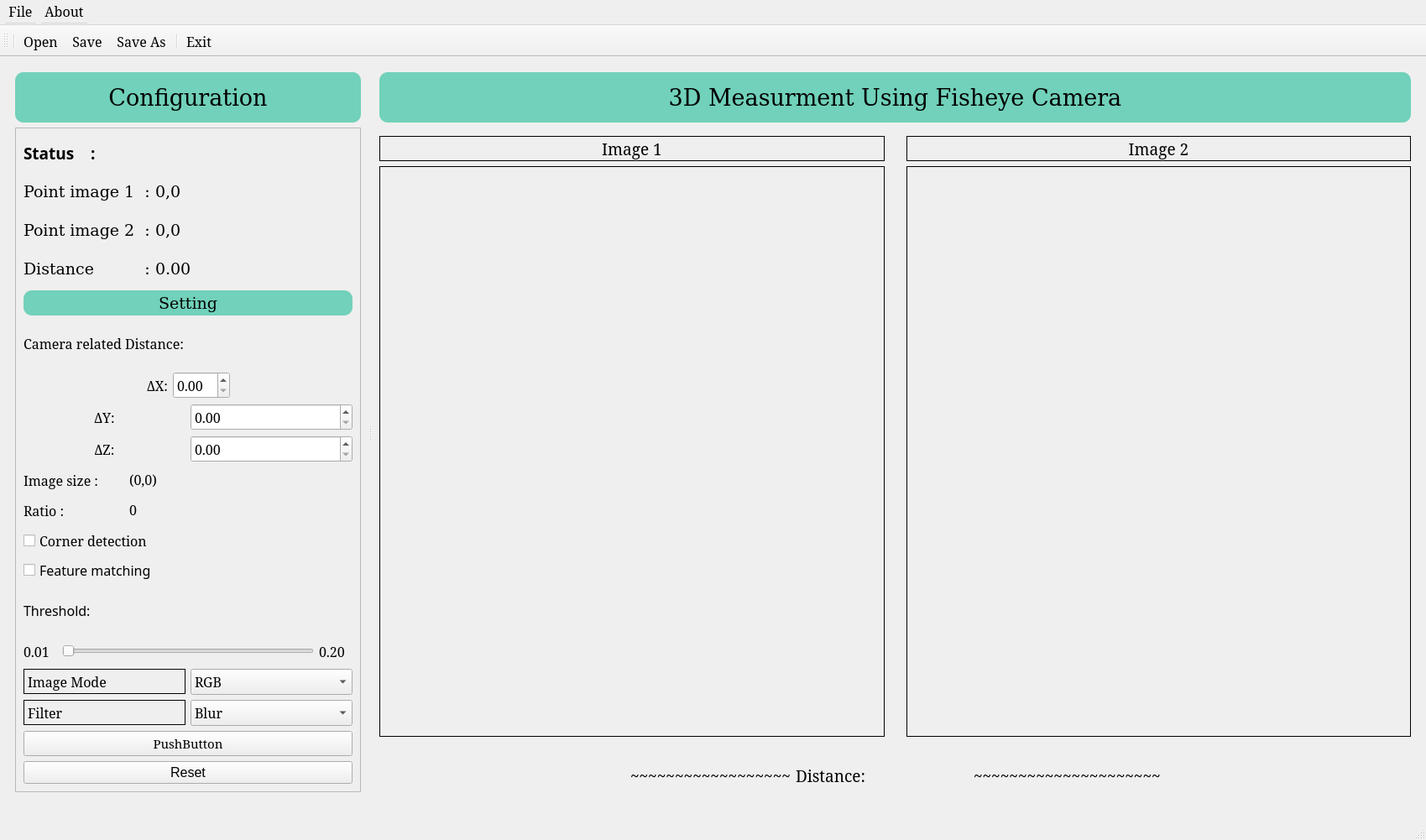
<?xml version="1.0" encoding="UTF-8"?>
<ui version="4.0">
 <class>MainWindow</class>
 <widget class="QMainWindow" name="MainWindow">
  <property name="geometry">
   <rect>
    <x>0</x>
    <y>0</y>
    <width>1699</width>
    <height>1001</height>
   </rect>
  </property>
  <property name="minimumSize">
   <size>
    <width>1600</width>
    <height>900</height>
   </size>
  </property>
  <property name="font">
   <font>
    <family>Serif</family>
    <pointsize>12</pointsize>
   </font>
  </property>
  <property name="windowTitle">
   <string>MainWindow</string>
  </property>
  <widget class="QWidget" name="centralwidget">
   <layout class="QVBoxLayout" name="verticalLayout_8">
    <item>
     <widget class="QSplitter" name="splitter">
      <property name="orientation">
       <enum>Qt::Horizontal</enum>
      </property>
      <widget class="QScrollArea" name="scrollArea">
       <property name="sizePolicy">
        <sizepolicy hsizetype="Preferred" vsizetype="Expanding">
         <horstretch>0</horstretch>
         <verstretch>0</verstretch>
        </sizepolicy>
       </property>
       <property name="minimumSize">
        <size>
         <width>420</width>
         <height>0</height>
        </size>
       </property>
       <property name="maximumSize">
        <size>
         <width>430</width>
         <height>16777215</height>
        </size>
       </property>
       <property name="frameShape">
        <enum>QFrame::NoFrame</enum>
       </property>
       <property name="verticalScrollBarPolicy">
        <enum>Qt::ScrollBarAsNeeded</enum>
       </property>
       <property name="widgetResizable">
        <bool>true</bool>
       </property>
       <widget class="QWidget" name="scrollAreaWidgetContents">
        <property name="geometry">
         <rect>
          <x>0</x>
          <y>0</y>
          <width>420</width>
          <height>879</height>
         </rect>
        </property>
        <layout class="QVBoxLayout" name="verticalLayout_2">
         <item>
          <widget class="QLabel" name="label_2">
           <property name="sizePolicy">
            <sizepolicy hsizetype="Preferred" vsizetype="Fixed">
             <horstretch>0</horstretch>
             <verstretch>0</verstretch>
            </sizepolicy>
           </property>
           <property name="minimumSize">
            <size>
             <width>0</width>
             <height>60</height>
            </size>
           </property>
           <property name="font">
            <font>
             <family>DejaVu Serif</family>
             <pointsize>20</pointsize>
            </font>
           </property>
           <property name="styleSheet">
            <string notr="true">background-color: #71D1BA;   
border-radius: 10px;</string>
           </property>
           <property name="frameShape">
            <enum>QFrame::Box</enum>
           </property>
           <property name="text">
            <string>Configuration</string>
           </property>
           <property name="alignment">
            <set>Qt::AlignCenter</set>
           </property>
          </widget>
         </item>
         <item>
          <widget class="QFrame" name="frame">
           <property name="frameShape">
            <enum>QFrame::StyledPanel</enum>
           </property>
           <property name="frameShadow">
            <enum>QFrame::Plain</enum>
           </property>
           <layout class="QVBoxLayout" name="verticalLayout_4">
            <item>
             <layout class="QHBoxLayout" name="horizontalLayout">
              <item>
               <widget class="QLabel" name="label_6">
                <property name="sizePolicy">
                 <sizepolicy hsizetype="Fixed" vsizetype="Fixed">
                  <horstretch>0</horstretch>
                  <verstretch>0</verstretch>
                 </sizepolicy>
                </property>
                <property name="minimumSize">
                 <size>
                  <width>80</width>
                  <height>40</height>
                 </size>
                </property>
                <property name="font">
                 <font>
                  <family>Sans Serif</family>
                  <pointsize>14</pointsize>
                  <weight>75</weight>
                  <bold>true</bold>
                 </font>
                </property>
                <property name="text">
                 <string>Status    :</string>
                </property>
               </widget>
              </item>
              <item>
               <widget class="QLabel" name="status_label">
                <property name="sizePolicy">
                 <sizepolicy hsizetype="Preferred" vsizetype="Fixed">
                  <horstretch>0</horstretch>
                  <verstretch>0</verstretch>
                 </sizepolicy>
                </property>
                <property name="maximumSize">
                 <size>
                  <width>16777215</width>
                  <height>16777215</height>
                 </size>
                </property>
                <property name="font">
                 <font>
                  <family>Sans Serif</family>
                  <pointsize>14</pointsize>
                  <weight>75</weight>
                  <bold>true</bold>
                 </font>
                </property>
                <property name="text">
                 <string/>
                </property>
               </widget>
              </item>
             </layout>
            </item>
            <item>
             <layout class="QVBoxLayout" name="verticalLayout_11">
              <item>
               <layout class="QHBoxLayout" name="horizontalLayout_13">
                <item>
                 <widget class="QLabel" name="label_15">
                  <property name="sizePolicy">
                   <sizepolicy hsizetype="Fixed" vsizetype="Fixed">
                    <horstretch>0</horstretch>
                    <verstretch>0</verstretch>
                   </sizepolicy>
                  </property>
                  <property name="minimumSize">
                   <size>
                    <width>120</width>
                    <height>40</height>
                   </size>
                  </property>
                  <property name="font">
                   <font>
                    <family>DejaVu Serif</family>
                    <pointsize>14</pointsize>
                   </font>
                  </property>
                  <property name="text">
                   <string>Point image 1  :</string>
                  </property>
                 </widget>
                </item>
                <item>
                 <widget class="QLabel" name="label_20">
                  <property name="sizePolicy">
                   <sizepolicy hsizetype="Preferred" vsizetype="Fixed">
                    <horstretch>0</horstretch>
                    <verstretch>0</verstretch>
                   </sizepolicy>
                  </property>
                  <property name="minimumSize">
                   <size>
                    <width>0</width>
                    <height>40</height>
                   </size>
                  </property>
                  <property name="font">
                   <font>
                    <family>DejaVu Serif</family>
                    <pointsize>14</pointsize>
                   </font>
                  </property>
                  <property name="text">
                   <string>0,0</string>
                  </property>
                 </widget>
                </item>
               </layout>
              </item>
              <item>
               <layout class="QHBoxLayout" name="horizontalLayout_14">
                <item>
                 <widget class="QLabel" name="label_16">
                  <property name="sizePolicy">
                   <sizepolicy hsizetype="Fixed" vsizetype="Fixed">
                    <horstretch>0</horstretch>
                    <verstretch>0</verstretch>
                   </sizepolicy>
                  </property>
                  <property name="minimumSize">
                   <size>
                    <width>120</width>
                    <height>40</height>
                   </size>
                  </property>
                  <property name="font">
                   <font>
                    <family>DejaVu Serif</family>
                    <pointsize>14</pointsize>
                   </font>
                  </property>
                  <property name="text">
                   <string>Point image 2  :</string>
                  </property>
                 </widget>
                </item>
                <item>
                 <widget class="QLabel" name="label_21">
                  <property name="sizePolicy">
                   <sizepolicy hsizetype="Preferred" vsizetype="Fixed">
                    <horstretch>0</horstretch>
                    <verstretch>0</verstretch>
                   </sizepolicy>
                  </property>
                  <property name="minimumSize">
                   <size>
                    <width>0</width>
                    <height>40</height>
                   </size>
                  </property>
                  <property name="font">
                   <font>
                    <family>DejaVu Serif</family>
                    <pointsize>14</pointsize>
                   </font>
                  </property>
                  <property name="text">
                   <string>0,0</string>
                  </property>
                 </widget>
                </item>
               </layout>
              </item>
              <item>
               <layout class="QHBoxLayout" name="horizontalLayout_15">
                <item>
                 <widget class="QLabel" name="label_17">
                  <property name="sizePolicy">
                   <sizepolicy hsizetype="Fixed" vsizetype="Fixed">
                    <horstretch>0</horstretch>
                    <verstretch>0</verstretch>
                   </sizepolicy>
                  </property>
                  <property name="minimumSize">
                   <size>
                    <width>120</width>
                    <height>40</height>
                   </size>
                  </property>
                  <property name="font">
                   <font>
                    <family>DejaVu Serif</family>
                    <pointsize>14</pointsize>
                   </font>
                  </property>
                  <property name="text">
                   <string>Distance          :</string>
                  </property>
                 </widget>
                </item>
                <item>
                 <widget class="QLabel" name="label_22">
                  <property name="sizePolicy">
                   <sizepolicy hsizetype="Preferred" vsizetype="Fixed">
                    <horstretch>0</horstretch>
                    <verstretch>0</verstretch>
                   </sizepolicy>
                  </property>
                  <property name="minimumSize">
                   <size>
                    <width>0</width>
                    <height>40</height>
                   </size>
                  </property>
                  <property name="font">
                   <font>
                    <family>DejaVu Serif</family>
                    <pointsize>14</pointsize>
                   </font>
                  </property>
                  <property name="text">
                   <string>0.00</string>
                  </property>
                 </widget>
                </item>
               </layout>
              </item>
             </layout>
            </item>
            <item>
             <widget class="QLabel" name="label_10">
              <property name="sizePolicy">
               <sizepolicy hsizetype="Preferred" vsizetype="Fixed">
                <horstretch>0</horstretch>
                <verstretch>0</verstretch>
               </sizepolicy>
              </property>
              <property name="minimumSize">
               <size>
                <width>0</width>
                <height>30</height>
               </size>
              </property>
              <property name="font">
               <font>
                <family>DejaVu Serif</family>
                <pointsize>14</pointsize>
               </font>
              </property>
              <property name="styleSheet">
               <string notr="true">background-color: #71D1BA;   
border-radius: 10px;</string>
              </property>
              <property name="frameShape">
               <enum>QFrame::Box</enum>
              </property>
              <property name="text">
               <string>Setting</string>
              </property>
              <property name="alignment">
               <set>Qt::AlignCenter</set>
              </property>
             </widget>
            </item>
            <item>
             <widget class="QLabel" name="label_23">
              <property name="text">
               <string>Camera related Distance:</string>
              </property>
             </widget>
            </item>
            <item>
             <layout class="QHBoxLayout" name="horizontalLayout_4">
              <item>
               <spacer name="horizontalSpacer_4">
                <property name="orientation">
                 <enum>Qt::Horizontal</enum>
                </property>
                <property name="sizeHint" stdset="0">
                 <size>
                  <width>40</width>
                  <height>20</height>
                 </size>
                </property>
               </spacer>
              </item>
              <item>
               <widget class="QLabel" name="label_25">
                <property name="maximumSize">
                 <size>
                  <width>16777215</width>
                  <height>60</height>
                 </size>
                </property>
                <property name="text">
                 <string>ΔX:</string>
                </property>
                <property name="alignment">
                 <set>Qt::AlignCenter</set>
                </property>
               </widget>
              </item>
              <item>
               <widget class="QDoubleSpinBox" name="doubleSpinBox"/>
              </item>
              <item>
               <spacer name="horizontalSpacer_3">
                <property name="orientation">
                 <enum>Qt::Horizontal</enum>
                </property>
                <property name="sizeHint" stdset="0">
                 <size>
                  <width>40</width>
                  <height>20</height>
                 </size>
                </property>
               </spacer>
              </item>
             </layout>
            </item>
            <item>
             <layout class="QHBoxLayout" name="horizontalLayout_11">
              <item>
               <widget class="QLabel" name="label_29">
                <property name="maximumSize">
                 <size>
                  <width>16777215</width>
                  <height>60</height>
                 </size>
                </property>
                <property name="text">
                 <string>ΔY:</string>
                </property>
                <property name="alignment">
                 <set>Qt::AlignCenter</set>
                </property>
               </widget>
              </item>
              <item>
               <widget class="QDoubleSpinBox" name="doubleSpinBox_2"/>
              </item>
             </layout>
            </item>
            <item>
             <layout class="QHBoxLayout" name="horizontalLayout_12">
              <item>
               <widget class="QLabel" name="label_37">
                <property name="maximumSize">
                 <size>
                  <width>16777215</width>
                  <height>60</height>
                 </size>
                </property>
                <property name="text">
                 <string>ΔZ:</string>
                </property>
                <property name="alignment">
                 <set>Qt::AlignCenter</set>
                </property>
               </widget>
              </item>
              <item>
               <widget class="QDoubleSpinBox" name="doubleSpinBox_3"/>
              </item>
             </layout>
            </item>
            <item>
             <layout class="QHBoxLayout" name="horizontalLayout_23">
              <item>
               <widget class="QLabel" name="label_36">
                <property name="minimumSize">
                 <size>
                  <width>0</width>
                  <height>30</height>
                 </size>
                </property>
                <property name="maximumSize">
                 <size>
                  <width>120</width>
                  <height>16777215</height>
                 </size>
                </property>
                <property name="font">
                 <font>
                  <family>Serif</family>
                  <pointsize>12</pointsize>
                 </font>
                </property>
                <property name="text">
                 <string>Image size : </string>
                </property>
               </widget>
              </item>
              <item>
               <widget class="QLabel" name="Image_size">
                <property name="sizePolicy">
                 <sizepolicy hsizetype="Preferred" vsizetype="Fixed">
                  <horstretch>0</horstretch>
                  <verstretch>0</verstretch>
                 </sizepolicy>
                </property>
                <property name="font">
                 <font>
                  <family>Serif</family>
                  <pointsize>12</pointsize>
                 </font>
                </property>
                <property name="text">
                 <string>(0,0)</string>
                </property>
               </widget>
              </item>
             </layout>
            </item>
            <item>
             <layout class="QHBoxLayout" name="horizontalLayout_31">
              <item>
               <widget class="QLabel" name="label_51">
                <property name="minimumSize">
                 <size>
                  <width>0</width>
                  <height>30</height>
                 </size>
                </property>
                <property name="maximumSize">
                 <size>
                  <width>120</width>
                  <height>16777215</height>
                 </size>
                </property>
                <property name="font">
                 <font>
                  <family>Serif</family>
                  <pointsize>12</pointsize>
                 </font>
                </property>
                <property name="text">
                 <string>Ratio :</string>
                </property>
               </widget>
              </item>
              <item>
               <widget class="QLabel" name="ratio_image">
                <property name="sizePolicy">
                 <sizepolicy hsizetype="Preferred" vsizetype="Fixed">
                  <horstretch>0</horstretch>
                  <verstretch>0</verstretch>
                 </sizepolicy>
                </property>
                <property name="font">
                 <font>
                  <family>Serif</family>
                  <pointsize>12</pointsize>
                 </font>
                </property>
                <property name="text">
                 <string>0</string>
                </property>
               </widget>
              </item>
             </layout>
            </item>
            <item>
             <widget class="QCheckBox" name="checkBox">
              <property name="minimumSize">
               <size>
                <width>0</width>
                <height>30</height>
               </size>
              </property>
              <property name="font">
               <font>
                <pointsize>12</pointsize>
               </font>
              </property>
              <property name="text">
               <string>Corner detection</string>
              </property>
             </widget>
            </item>
            <item>
             <widget class="QCheckBox" name="checkBox_3">
              <property name="font">
               <font>
                <family>Sans Serif</family>
                <pointsize>12</pointsize>
               </font>
              </property>
              <property name="text">
               <string>Feature matching</string>
              </property>
             </widget>
            </item>
            <item>
             <widget class="QLabel" name="label_19">
              <property name="minimumSize">
               <size>
                <width>0</width>
                <height>30</height>
               </size>
              </property>
              <property name="font">
               <font>
                <family>Sans Serif</family>
                <pointsize>12</pointsize>
               </font>
              </property>
              <property name="text">
               <string>Threshold:</string>
              </property>
             </widget>
            </item>
            <item>
             <layout class="QHBoxLayout" name="horizontalLayout_9">
              <item>
               <widget class="QLabel" name="label_5">
                <property name="sizePolicy">
                 <sizepolicy hsizetype="Fixed" vsizetype="Fixed">
                  <horstretch>0</horstretch>
                  <verstretch>0</verstretch>
                 </sizepolicy>
                </property>
                <property name="minimumSize">
                 <size>
                  <width>40</width>
                  <height>30</height>
                 </size>
                </property>
                <property name="text">
                 <string>0.01</string>
                </property>
               </widget>
              </item>
              <item>
               <widget class="QSlider" name="horizontalSlider">
                <property name="sizePolicy">
                 <sizepolicy hsizetype="Expanding" vsizetype="Fixed">
                  <horstretch>0</horstretch>
                  <verstretch>0</verstretch>
                 </sizepolicy>
                </property>
                <property name="minimumSize">
                 <size>
                  <width>0</width>
                  <height>30</height>
                 </size>
                </property>
                <property name="orientation">
                 <enum>Qt::Horizontal</enum>
                </property>
               </widget>
              </item>
              <item>
               <widget class="QLabel" name="label_18">
                <property name="sizePolicy">
                 <sizepolicy hsizetype="Fixed" vsizetype="Fixed">
                  <horstretch>0</horstretch>
                  <verstretch>0</verstretch>
                 </sizepolicy>
                </property>
                <property name="minimumSize">
                 <size>
                  <width>40</width>
                  <height>30</height>
                 </size>
                </property>
                <property name="text">
                 <string>0.20</string>
                </property>
               </widget>
              </item>
             </layout>
            </item>
            <item>
             <layout class="QHBoxLayout" name="horizontalLayout_3">
              <item>
               <widget class="QLabel" name="label_3">
                <property name="sizePolicy">
                 <sizepolicy hsizetype="Preferred" vsizetype="Fixed">
                  <horstretch>0</horstretch>
                  <verstretch>0</verstretch>
                 </sizepolicy>
                </property>
                <property name="minimumSize">
                 <size>
                  <width>0</width>
                  <height>30</height>
                 </size>
                </property>
                <property name="font">
                 <font>
                  <pointsize>12</pointsize>
                 </font>
                </property>
                <property name="frameShape">
                 <enum>QFrame::Box</enum>
                </property>
                <property name="text">
                 <string>Image Mode</string>
                </property>
               </widget>
              </item>
              <item>
               <widget class="QComboBox" name="comboBox_2">
                <property name="sizePolicy">
                 <sizepolicy hsizetype="Preferred" vsizetype="Fixed">
                  <horstretch>0</horstretch>
                  <verstretch>0</verstretch>
                 </sizepolicy>
                </property>
                <property name="minimumSize">
                 <size>
                  <width>0</width>
                  <height>30</height>
                 </size>
                </property>
                <property name="font">
                 <font>
                  <pointsize>12</pointsize>
                 </font>
                </property>
                <item>
                 <property name="text">
                  <string>RGB</string>
                 </property>
                </item>
                <item>
                 <property name="text">
                  <string>Grayscale</string>
                 </property>
                </item>
                <item>
                 <property name="text">
                  <string>BGR</string>
                 </property>
                </item>
               </widget>
              </item>
             </layout>
            </item>
            <item>
             <layout class="QHBoxLayout" name="horizontalLayout_5">
              <item>
               <widget class="QLabel" name="label_7">
                <property name="sizePolicy">
                 <sizepolicy hsizetype="Preferred" vsizetype="Fixed">
                  <horstretch>0</horstretch>
                  <verstretch>0</verstretch>
                 </sizepolicy>
                </property>
                <property name="minimumSize">
                 <size>
                  <width>0</width>
                  <height>30</height>
                 </size>
                </property>
                <property name="frameShape">
                 <enum>QFrame::Box</enum>
                </property>
                <property name="text">
                 <string>Filter</string>
                </property>
               </widget>
              </item>
              <item>
               <widget class="QComboBox" name="comboBox_3">
                <item>
                 <property name="text">
                  <string>Blur</string>
                 </property>
                </item>
                <item>
                 <property name="text">
                  <string>Sharpen</string>
                 </property>
                </item>
                <item>
                 <property name="text">
                  <string>Edge detect</string>
                 </property>
                </item>
               </widget>
              </item>
             </layout>
            </item>
            <item>
             <widget class="QPushButton" name="pushButton_4">
              <property name="minimumSize">
               <size>
                <width>0</width>
                <height>30</height>
               </size>
              </property>
              <property name="font">
               <font>
                <pointsize>11</pointsize>
               </font>
              </property>
              <property name="text">
               <string>PushButton</string>
              </property>
             </widget>
            </item>
            <item>
             <widget class="QPushButton" name="pushButton">
              <property name="font">
               <font>
                <family>MS Sans Serif</family>
                <pointsize>12</pointsize>
               </font>
              </property>
              <property name="text">
               <string>Reset</string>
              </property>
             </widget>
            </item>
           </layout>
          </widget>
         </item>
        </layout>
       </widget>
      </widget>
      <widget class="QFrame" name="verticalFrame">
       <property name="minimumSize">
        <size>
         <width>0</width>
         <height>0</height>
        </size>
       </property>
       <property name="font">
        <font>
         <family>Serif</family>
         <pointsize>14</pointsize>
        </font>
       </property>
       <layout class="QVBoxLayout" name="verticalLayout">
        <item>
         <widget class="QLabel" name="label_9">
          <property name="sizePolicy">
           <sizepolicy hsizetype="Preferred" vsizetype="Fixed">
            <horstretch>0</horstretch>
            <verstretch>0</verstretch>
           </sizepolicy>
          </property>
          <property name="minimumSize">
           <size>
            <width>0</width>
            <height>60</height>
           </size>
          </property>
          <property name="font">
           <font>
            <family>DejaVu Serif</family>
            <pointsize>20</pointsize>
           </font>
          </property>
          <property name="styleSheet">
           <string notr="true">background-color: #71D1BA;   
border-radius: 10px;</string>
          </property>
          <property name="frameShape">
           <enum>QFrame::Box</enum>
          </property>
          <property name="text">
           <string>3D Measurment Using Fisheye Camera</string>
          </property>
          <property name="alignment">
           <set>Qt::AlignCenter</set>
          </property>
         </widget>
        </item>
        <item>
         <spacer name="verticalSpacer_7">
          <property name="orientation">
           <enum>Qt::Vertical</enum>
          </property>
          <property name="sizeType">
           <enum>QSizePolicy::Fixed</enum>
          </property>
          <property name="sizeHint" stdset="0">
           <size>
            <width>20</width>
            <height>10</height>
           </size>
          </property>
         </spacer>
        </item>
        <item>
         <layout class="QHBoxLayout" name="horizontalLayout_2">
          <item>
           <layout class="QVBoxLayout" name="verticalLayout_13">
            <item>
             <widget class="QLabel" name="label_24">
              <property name="sizePolicy">
               <sizepolicy hsizetype="Preferred" vsizetype="Fixed">
                <horstretch>0</horstretch>
                <verstretch>0</verstretch>
               </sizepolicy>
              </property>
              <property name="minimumSize">
               <size>
                <width>0</width>
                <height>30</height>
               </size>
              </property>
              <property name="frameShape">
               <enum>QFrame::Box</enum>
              </property>
              <property name="text">
               <string>Image 1</string>
              </property>
              <property name="alignment">
               <set>Qt::AlignCenter</set>
              </property>
             </widget>
            </item>
            <item>
             <widget class="QLabel" name="label_8">
              <property name="frameShape">
               <enum>QFrame::Box</enum>
              </property>
              <property name="text">
               <string/>
              </property>
             </widget>
            </item>
           </layout>
          </item>
          <item>
           <spacer name="horizontalSpacer_11">
            <property name="orientation">
             <enum>Qt::Horizontal</enum>
            </property>
            <property name="sizeType">
             <enum>QSizePolicy::Fixed</enum>
            </property>
            <property name="sizeHint" stdset="0">
             <size>
              <width>20</width>
              <height>20</height>
             </size>
            </property>
           </spacer>
          </item>
          <item>
           <layout class="QVBoxLayout" name="verticalLayout_12">
            <item>
             <widget class="QLabel" name="label_26">
              <property name="sizePolicy">
               <sizepolicy hsizetype="Preferred" vsizetype="Fixed">
                <horstretch>0</horstretch>
                <verstretch>0</verstretch>
               </sizepolicy>
              </property>
              <property name="minimumSize">
               <size>
                <width>0</width>
                <height>30</height>
               </size>
              </property>
              <property name="frameShape">
               <enum>QFrame::Box</enum>
              </property>
              <property name="text">
               <string>Image 2</string>
              </property>
              <property name="alignment">
               <set>Qt::AlignCenter</set>
              </property>
             </widget>
            </item>
            <item>
             <widget class="QLabel" name="label_4">
              <property name="frameShape">
               <enum>QFrame::Box</enum>
              </property>
              <property name="text">
               <string/>
              </property>
             </widget>
            </item>
           </layout>
          </item>
         </layout>
        </item>
        <item>
         <spacer name="verticalSpacer">
          <property name="orientation">
           <enum>Qt::Vertical</enum>
          </property>
          <property name="sizeType">
           <enum>QSizePolicy::Fixed</enum>
          </property>
          <property name="sizeHint" stdset="0">
           <size>
            <width>20</width>
            <height>20</height>
           </size>
          </property>
         </spacer>
        </item>
        <item>
         <layout class="QHBoxLayout" name="horizontalLayout_8">
          <item>
           <spacer name="horizontalSpacer">
            <property name="orientation">
             <enum>Qt::Horizontal</enum>
            </property>
            <property name="sizeHint" stdset="0">
             <size>
              <width>40</width>
              <height>20</height>
             </size>
            </property>
           </spacer>
          </item>
          <item>
           <widget class="QLabel" name="label_13">
            <property name="sizePolicy">
             <sizepolicy hsizetype="Preferred" vsizetype="Fixed">
              <horstretch>0</horstretch>
              <verstretch>0</verstretch>
             </sizepolicy>
            </property>
            <property name="minimumSize">
             <size>
              <width>0</width>
              <height>40</height>
             </size>
            </property>
            <property name="text">
             <string>~~~~~~~~~~~~~~~~~~</string>
            </property>
           </widget>
          </item>
          <item>
           <widget class="QLabel" name="label_12">
            <property name="sizePolicy">
             <sizepolicy hsizetype="Preferred" vsizetype="Fixed">
              <horstretch>0</horstretch>
              <verstretch>0</verstretch>
             </sizepolicy>
            </property>
            <property name="minimumSize">
             <size>
              <width>100</width>
              <height>40</height>
             </size>
            </property>
            <property name="text">
             <string>Distance:</string>
            </property>
           </widget>
          </item>
          <item>
           <widget class="QLabel" name="label_11">
            <property name="sizePolicy">
             <sizepolicy hsizetype="Preferred" vsizetype="Fixed">
              <horstretch>0</horstretch>
              <verstretch>0</verstretch>
             </sizepolicy>
            </property>
            <property name="minimumSize">
             <size>
              <width>100</width>
              <height>40</height>
             </size>
            </property>
            <property name="text">
             <string/>
            </property>
           </widget>
          </item>
          <item>
           <widget class="QLabel" name="label_14">
            <property name="sizePolicy">
             <sizepolicy hsizetype="Preferred" vsizetype="Fixed">
              <horstretch>0</horstretch>
              <verstretch>0</verstretch>
             </sizepolicy>
            </property>
            <property name="minimumSize">
             <size>
              <width>0</width>
              <height>40</height>
             </size>
            </property>
            <property name="text">
             <string>~~~~~~~~~~~~~~~~~~~~~</string>
            </property>
           </widget>
          </item>
          <item>
           <spacer name="horizontalSpacer_2">
            <property name="orientation">
             <enum>Qt::Horizontal</enum>
            </property>
            <property name="sizeHint" stdset="0">
             <size>
              <width>40</width>
              <height>20</height>
             </size>
            </property>
           </spacer>
          </item>
         </layout>
        </item>
       </layout>
      </widget>
     </widget>
    </item>
    <item>
     <widget class="QLabel" name="label">
      <property name="sizePolicy">
       <sizepolicy hsizetype="Preferred" vsizetype="Fixed">
        <horstretch>0</horstretch>
        <verstretch>0</verstretch>
       </sizepolicy>
      </property>
      <property name="maximumSize">
       <size>
        <width>16777215</width>
        <height>5</height>
       </size>
      </property>
      <property name="frameShape">
       <enum>QFrame::NoFrame</enum>
      </property>
      <property name="lineWidth">
       <number>0</number>
      </property>
      <property name="text">
       <string/>
      </property>
     </widget>
    </item>
   </layout>
  </widget>
  <widget class="QMenuBar" name="menubar">
   <property name="geometry">
    <rect>
     <x>0</x>
     <y>0</y>
     <width>1699</width>
     <height>30</height>
    </rect>
   </property>
   <property name="minimumSize">
    <size>
     <width>0</width>
     <height>30</height>
    </size>
   </property>
   <property name="font">
    <font>
     <pointsize>12</pointsize>
    </font>
   </property>
   <widget class="QMenu" name="menuFile">
    <property name="title">
     <string>File</string>
    </property>
    <addaction name="actionOpen"/>
    <addaction name="separator"/>
    <addaction name="actionSave"/>
    <addaction name="actionSave_As"/>
    <addaction name="separator"/>
    <addaction name="actionExit"/>
    <addaction name="separator"/>
   </widget>
   <widget class="QMenu" name="menuAbout">
    <property name="title">
     <string>About</string>
    </property>
    <addaction name="actionHelp"/>
    <addaction name="actionAbout_Us"/>
   </widget>
   <addaction name="menuFile"/>
   <addaction name="menuAbout"/>
  </widget>
  <widget class="QStatusBar" name="statusbar"/>
  <widget class="QToolBar" name="toolBar">
   <property name="minimumSize">
    <size>
     <width>0</width>
     <height>34</height>
    </size>
   </property>
   <property name="baseSize">
    <size>
     <width>0</width>
     <height>0</height>
    </size>
   </property>
   <property name="windowTitle">
    <string>toolBar</string>
   </property>
   <attribute name="toolBarArea">
    <enum>TopToolBarArea</enum>
   </attribute>
   <attribute name="toolBarBreak">
    <bool>false</bool>
   </attribute>
   <addaction name="separator"/>
   <addaction name="actionOpen"/>
   <addaction name="actionSave"/>
   <addaction name="actionSave_As"/>
   <addaction name="separator"/>
   <addaction name="actionExit"/>
  </widget>
  <action name="actionOpen">
   <property name="icon">
    <iconset>
     <normaloff>../../../Corner_detection/src/GUI/assets/open.png</normaloff>../../../Corner_detection/src/GUI/assets/open.png</iconset>
   </property>
   <property name="text">
    <string>Open</string>
   </property>
  </action>
  <action name="actionSave">
   <property name="icon">
    <iconset>
     <normaloff>../../../Corner_detection/src/GUI/assets/save.png</normaloff>../../../Corner_detection/src/GUI/assets/save.png</iconset>
   </property>
   <property name="text">
    <string>Save</string>
   </property>
  </action>
  <action name="actionSave_As">
   <property name="icon">
    <iconset>
     <normaloff>../../../Corner_detection/src/GUI/assets/SaveAs.png</normaloff>../../../Corner_detection/src/GUI/assets/SaveAs.png</iconset>
   </property>
   <property name="text">
    <string>Save As</string>
   </property>
  </action>
  <action name="actionExit">
   <property name="icon">
    <iconset>
     <normaloff>../../../Corner_detection/src/GUI/assets/Quit.png</normaloff>../../../Corner_detection/src/GUI/assets/Quit.png</iconset>
   </property>
   <property name="text">
    <string>Exit</string>
   </property>
  </action>
  <action name="actionHelp">
   <property name="text">
    <string>Help</string>
   </property>
  </action>
  <action name="actionAbout_Us">
   <property name="text">
    <string>About Us</string>
   </property>
  </action>
 </widget>
 <resources/>
 <connections/>
</ui>
